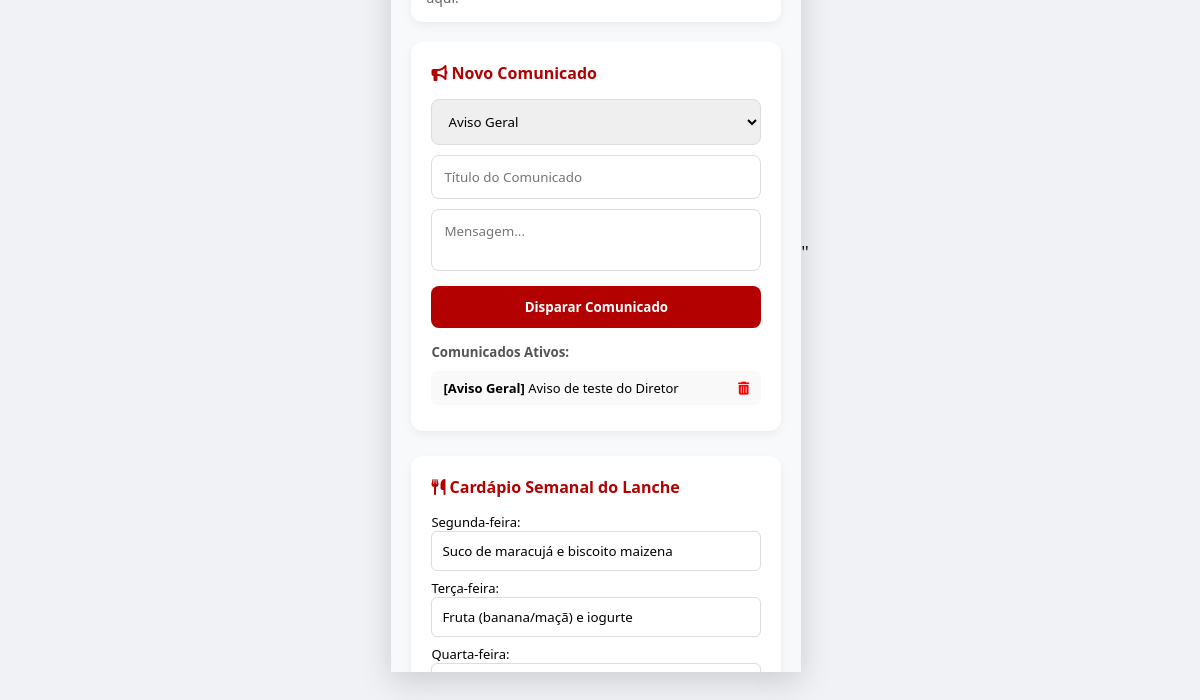
Before: /dashboard_diretor (lower part) with the older database file.
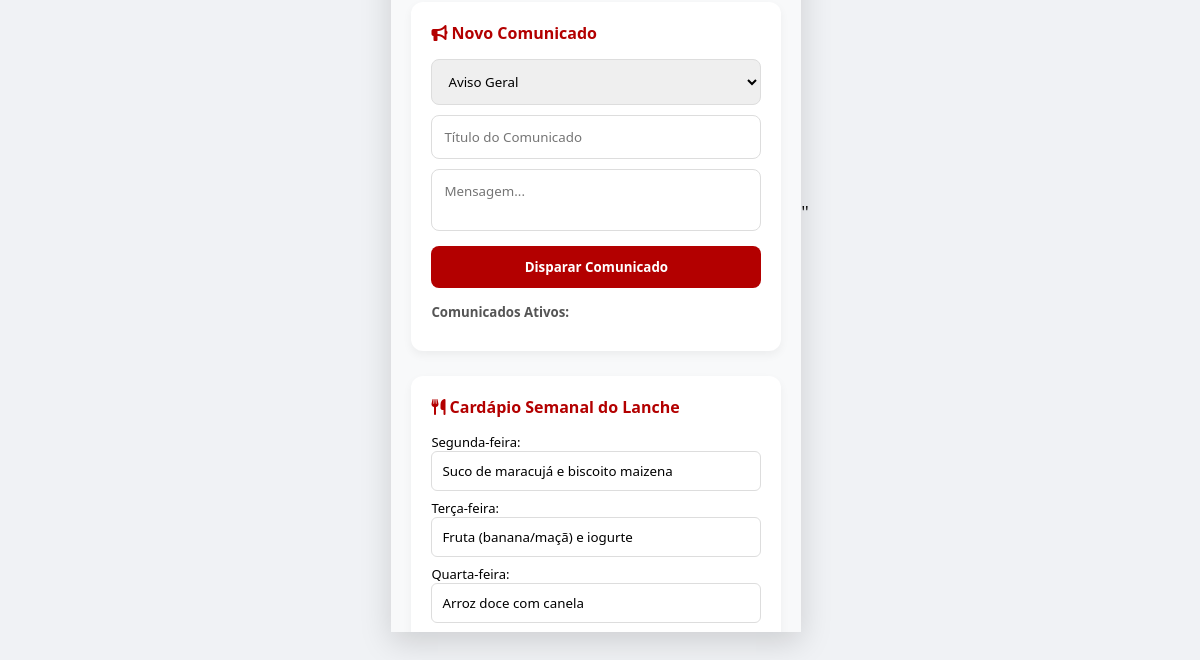
After: the same page with the newer database file.
### app.py (models this page shows)
class Comunicado(db.Model):
    id = db.Column(db.Integer, primary_key=True)
    tipo = db.Column(db.String(50), nullable=False)
    badge_classe = db.Column(db.String(50), nullable=False)
    badge_texto = db.Column(db.String(50), nullable=False)
    tempo = db.Column(db.String(20), default="Agora")
    titulo = db.Column(db.String(100), nullable=False)
    mensagem = db.Column(db.Text, nullable=False)

### app.py (the view)
@app.route('/dashboard_diretor')
def dashboard_diretor():
    lista_comunicados = Comunicado.query.order_by(Comunicado.id.desc()).all()
    lanche_registro = obter_ou_criar_lanche()
    lista_eventos = Evento.query.all()
    lista_provas = Prova.query.all()
    lanche_dict = {
        "segunda": lanche_registro.segunda,
        "terca": lanche_registro.terca,
        "quarta": lanche_registro.quarta,
        "quinta": lanche_registro.quinta,
        "sexta": lanche_registro.sexta
    }
    return render_template(
        'dashboard_diretor.html',
        lista_comunicados=lista_comunicados,
        lanche=lanche_dict,
        lista_eventos=lista_eventos,
        lista_provas=lista_provas
    )

### app.py (called while the page is built)
def obter_ou_criar_lanche():
    lanche = LancheSemana.query.first()
    if not lanche:
        lanche = LancheSemana()
        db.session.add(lanche)
        db.session.commit()
    return lanche

### templates/dashboard_diretor.html (shortened to what the changed rows need)
<!DOCTYPE html>
<html lang="pt-BR">
<head>
    <link rel="stylesheet" href="../css/style.css">
    <link rel="stylesheet" href="https://cdnjs.cloudflare.com/ajax/libs/font-awesome/6.4.0/css/all.min.css">
</head>
<body>
    <div class="app-container">
        <main class="page-content" style="padding: 20px;">
            <div style="background: #fff; padding: 20px; border-radius: 12px; box-shadow: 0 4px 10px rgba(0,0,0,0.05); margin-bottom: 25px;">
                {% for c in lista_comunicados %}
                <div style="display: flex; justify-content: space-between; background: #f9f9f9; padding: 8px 12px; border-radius: 6px; margin-bottom: 6px; font-size: 13px;">
                    <span><strong>[{{ c.badge_texto }}]</strong> {{ c.titulo }}</span>
                    <a href="/deletar_comunicado/{{ c.id }}" style="background:transparent; border:none; color:red; cursor:pointer; text-decoration: none;">
                        <i class="fas fa-trash-alt"></i>
                    </a>
                </div>
                {% endfor %}
            </div>
        </main>
    </div>
</body>
</html>''

Changed rows visible on the page:
removed Comunicado: badge_texto "Aviso Geral", titulo "Aviso de teste do Diretor"
